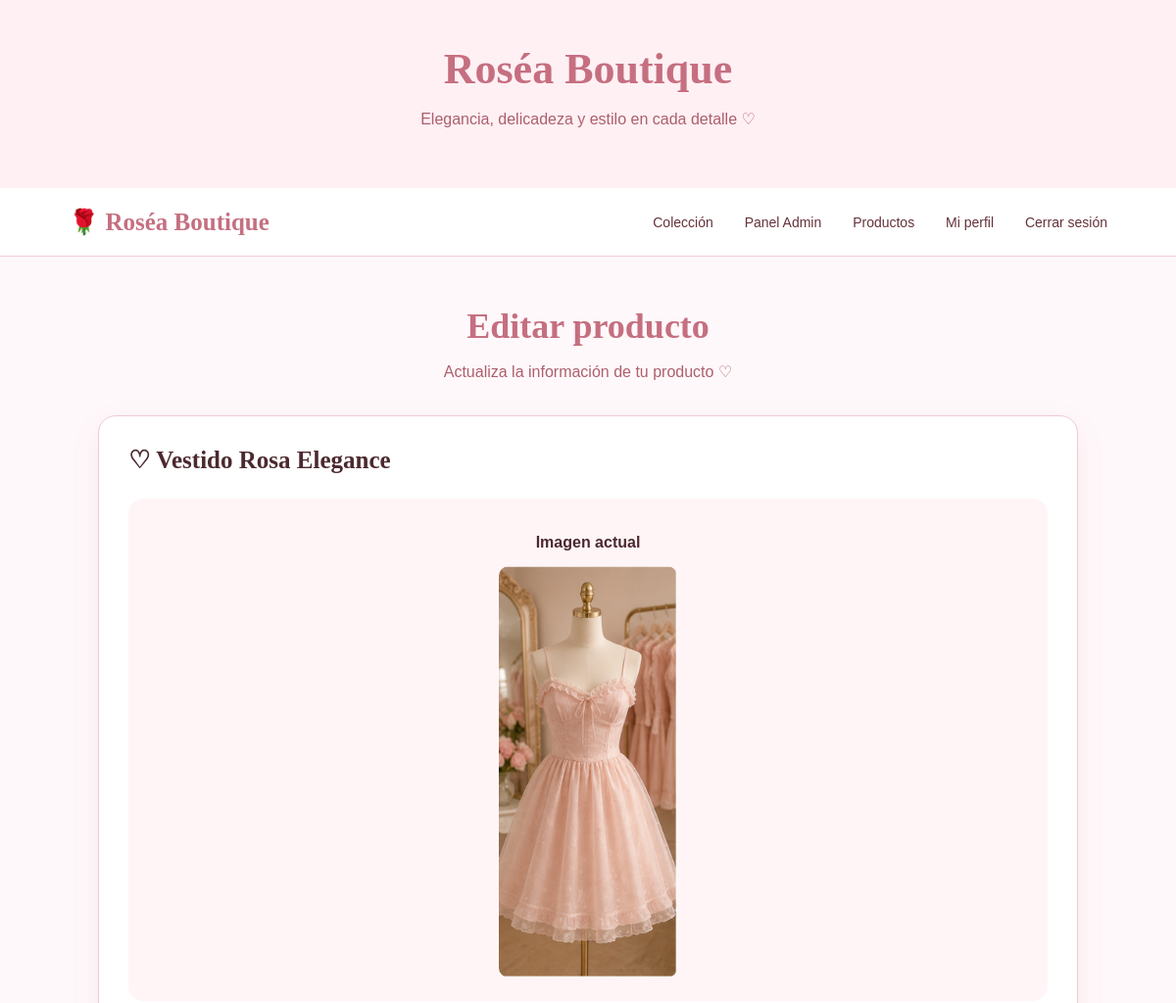
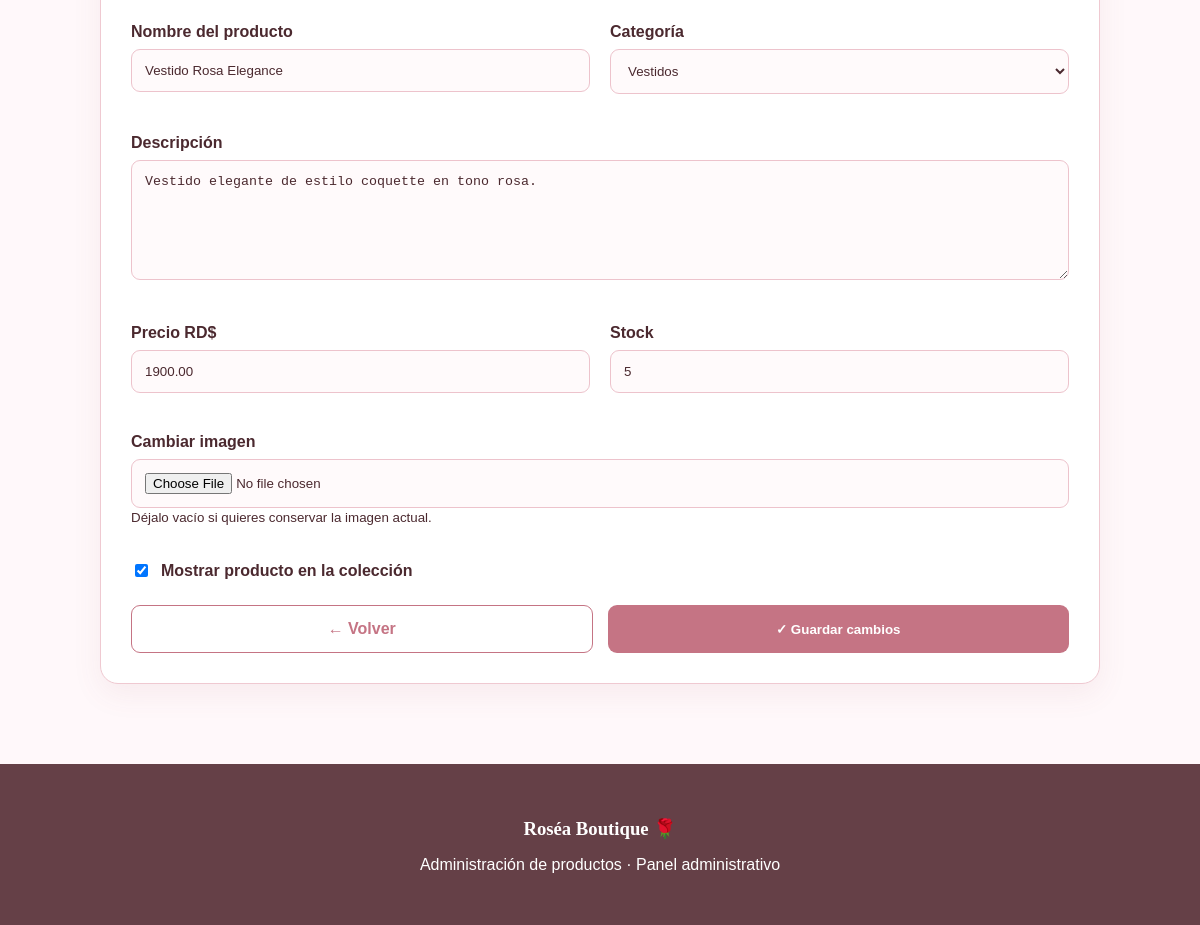
Screenshot of /editar_producto.php?id=1 (signed in) with the database file from the repository (2 pictures, top to bottom).
### tables this page shows
CREATE TABLE `productos` (
  `id_producto` int(11) NOT NULL,
  `nombre` varchar(150) NOT NULL,
  `descripcion` text DEFAULT NULL,
  `precio` decimal(10,2) NOT NULL,
  `stock` int(11) NOT NULL DEFAULT 0,
  `categoria` varchar(100) DEFAULT NULL,
  `imagen` varchar(255) DEFAULT NULL,
  `disponible` tinyint(1) NOT NULL DEFAULT 1,
  `fecha_creacion` timestamp NOT NULL DEFAULT current_timestamp()
);

### editar_producto.php (the view, shortened to what this page needs)
<?php
require_once __DIR__ . '/config/conexion.php';
$id_producto = isset($_GET['id'])
    ? (int) $_GET['id']
    : 0;
try {
    $sql = "SELECT * FROM productos
            WHERE id_producto = :id_producto";
    $stmt = $conexion->prepare($sql);
    $stmt->bindValue(
        ':id_producto',
        $id_producto,
        PDO::PARAM_INT
    );
    $stmt->execute();
    $producto = $stmt->fetch(PDO::FETCH_ASSOC);
} catch (PDOException $e) {
    die(
        "Error al obtener el producto: "
        . $e->getMessage()
    );
}
?>
<!DOCTYPE html>
<html lang="es">
<head>
</head>
<body>
<section class="hero">
    <h1>Roséa Boutique</h1>
    <p>
        Elegancia, delicadeza y estilo en cada detalle ♡
    </p>
</section>
<nav>
<div class="nav-container">
    <div class="logo">
        🌹 Roséa Boutique
    </div>
    <div>
        <a href="productos.php">
            Colección
        </a>
        <a href="admin.php">
            Panel Admin
        </a>
        <a href="admin_productos.php">
            Productos
        </a>
        <a href="perfil.php">
            Mi perfil
        </a>
        <a href="logout.php">
            Cerrar sesión
        </a>
    </div>
</div>
</nav>
<main class="container">
<div class="title">
    <h2>Editar producto</h2>
    <p>
        Actualiza la información de tu producto ♡
    </p>
</div>
<div class="card">
    <h3>
        ♡ <?php
        echo htmlspecialchars(
            $producto['nombre']
        );
        ?>
    </h3>
    <?php if (!empty($producto['imagen'])): ?>
        <div class="current-image">
            <p>Imagen actual</p>
            <img
                src="img/<?php
                echo htmlspecialchars(
                    $producto['imagen']
                );
                ?>"
                alt="<?php
                echo htmlspecialchars(
                    $producto['nombre']
                );
                ?>"
            >
        </div>
    <?php endif; ?>
    <form
        method="POST"
        enctype="multipart/form-data"
    >
        <div class="form-grid">
            <div class="form-group">
                <label>
                    Nombre del producto
                </label>
                <input
                    type="text"
                    name="nombre"
                    value="<?php
                    echo htmlspecialchars(
                        $producto['nombre']
                    );
                    ?>"
                    required
                >
            </div>
            <div class="form-group">
                <label>
                    Categoría
                </label>
                <select
                    name="categoria"
                    required
                >
                    <option
                        value="Vestidos"
                        <?php
                        if (
                            $producto['categoria']
                            === 'Vestidos'
                        ) echo 'selected';
                        ?>
                    >
                        Vestidos
                    </option>
                </select>
            </div>
            <div class="form-group full">
                <label>
                    Descripción
                </label>
                <textarea
                    name="descripcion"
                    required
                ><?php
                echo htmlspecialchars(
                    $producto['descripcion']
                );
                ?></textarea>
            </div>
            <div class="form-group">
                <label>
                    Precio RD$
                </label>
                <input
                    type="number"
                    name="precio"
                    min="0.01"
                    step="0.01"
                    value="<?php
                    echo htmlspecialchars(
                        $producto['precio']
                    );
                    ?>"
                    required
                >
            </div>
            <div class="form-group">
                <label>
                    Stock
                </label>
                <input
                    type="number"
                    name="stock"
                    min="0"
                    value="<?php
                    echo (int)$producto['stock'];
                    ?>"
                    required
                >
            </div>
            <div class="form-group full">
                <label>
                    Cambiar imagen
                </label>
                <input
                    type="file"
                    name="imagen"
                    accept=".jpg,.jpeg,.png,.webp"
                >
                <small>
                    Déjalo vacío si quieres conservar
                    la imagen actual.
                </small>
            </div>
        </div>
        <div class="checkbox-group">
            <input
                type="checkbox"
                id="disponible"
                name="disponible"
                <?php
                if ((int)$producto['disponible'] === 1) {
                    echo 'checked';
                }
                ?>
            >
            <label for="disponible">
                Mostrar producto en la colección
            </label>
        </div>
        <div class="buttons">
            <a
                href="admin_productos.php"
                class="btn btn-secondary"
            >
                ← Volver
            </a>
            <button
                type="submit"
                class="btn btn-primary"
            >
                ✓ Guardar cambios
            </button>
        </div>
    </form>
</div>
</main>
<footer>
    <h3>
        Roséa Boutique 🌹
    </h3>
    <p>
        Administración de productos · Panel administrativo
    </p>
</footer>
</body>
</html>

### editar_producto.php (style rules this page uses)
* { box-sizing: border-box; }
body { margin: 0; font-family: Arial, sans-serif; background: #fff8fa; color: #4b292f; }
.hero { text-align: center; background: #fff0f4; padding: 45px 20px; }
.hero h1 { margin: 0; font-family: Georgia, serif; font-size: 44px; color: #c56f80; }
.hero p { color: #ad5f6d; }
nav { background: white; border-bottom: 1px solid #f2ccd4; }
.nav-container { max-width: 1100px; margin: auto; padding: 20px; display: flex; align-items: center; justify-content: space-between; }
.logo { font-family: Georgia, serif; font-size: 25px; font-weight: bold; color: #c56f80; }
nav a { color: #65323b; text-decoration: none; margin-left: 28px; font-size: 14px; }
.container { width: 90%; max-width: 1000px; margin: 50px auto 80px; }
.title { text-align: center; margin-bottom: 35px; }
.title h2 { font-family: Georgia, serif; font-size: 36px; color: #c56f80; margin-bottom: 8px; }
.title p { color: #ad5f6d; }
.card { background: white; border: 1px solid #efc9d1; border-radius: 18px; padding: 30px; box-shadow: 0 10px 30px rgba(150, 80, 95, 0.08); }
.card h3 { margin-top: 0; font-family: Georgia, serif; font-size: 25px; }
.form-grid { display: grid; grid-template-columns: 1fr 1fr; gap: 20px; }
.form-group { margin-bottom: 20px; }
.form-group.full { grid-column: 1 / -1; }
label { display: block; font-weight: bold; margin-bottom: 8px; }
input, select, textarea { width: 100%; padding: 13px; border: 1px solid #edc3cc; border-radius: 9px; background: #fffafb; color: #4b292f; outline: none; }
textarea { min-height: 120px; resize: vertical; }
.current-image { text-align: center; background: #fff5f7; border-radius: 15px; padding: 20px; margin-bottom: 25px; }
.current-image img { max-width: 260px; max-height: 420px; width: auto; height: auto; border-radius: 10px; object-fit: contain; }
.current-image p { margin-bottom: 15px; font-weight: bold; }
.checkbox-group { display: flex; align-items: center; gap: 10px; margin: 15px 0 25px; }
.checkbox-group input { width: auto; }
.checkbox-group label { margin: 0; }
.buttons { display: grid; grid-template-columns: 1fr 1fr; gap: 15px; }
.btn { display: block; text-align: center; padding: 14px; border-radius: 9px; text-decoration: none; font-weight: bold; cursor: pointer; border: none; }
.btn-primary { background: #c57484; color: white; }
.btn-secondary { background: white; color: #c57484; border: 1px solid #c57484; }
footer { background: #654047; color: white; text-align: center; padding: 35px 20px; }
footer h3 { font-family: Georgia, serif; margin-bottom: 5px; }

### rows the page displays
productos: nombre "Vestido Rosa Elegance", imagen (picture), categoria "Vestidos", descripcion "Vestido elegante de estilo coquette en tono rosa.", precio "1900.00", stock "5", disponible "☑"
